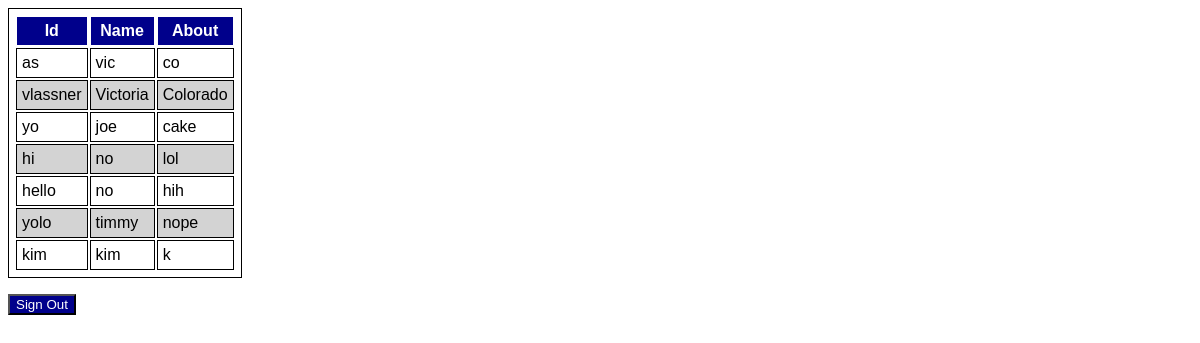
The page /users (signed in) on the database its author committed.
### app/models.py (models this page shows)
class User(db.Model, UserMixin):
    __tablename__ = 'users'
    id = db.Column(db.String, primary_key=True)
    name = db.Column(db.String)
    about = db.Column(db.String)
    passwd = db.Column(db.LargeBinary)
    passwd_hashed = db.Column(db.LargeBinary)

### app/routes.py (the view)
@app.route('/users')
@login_required
def list_users():
    users = User.query.all()
    return render_template('users.html', users=users)

### app/__init__.py (called while the page is built)
@login_manager.user_loader
def load_user(id):
    try:
        return db.session.query(User).filter(User.id==id).one()
    except:
        return None

### templates/users.html (shortened to what this page needs)
{% extends 'base.html' %}
{% block main %}
    <table>
        <tr>
            <th>Id</th>
            <th>Name</th>
            <th>About</th>
        </tr>
        {% for user in users %}
            {% if loop.index % 2 == 0 %}
                <tr class="even_row">
            {% else %}
                <tr class="odd_row">
            {% endif %}
                    <td>{{ user.id }}</td>
                    <td>{{ user.name }}</td>
                    <td>{{ user.about }}</td>
                </tr>
        {% endfor %}
    </table>
    <p />
    <button type="button" class="button" onclick=simple_action("{{ url_for('signout') }}")>Sign Out</button>
{% endblock %}

### templates/base.html (shortened to what this page needs)
<!DOCTYPE html>
<html lang="en">
<head>
    <link rel="stylesheet"  type="text/css" href="{{ url_for('.static', filename='style.css')}} ">
</head>
<body>
{% block main %}
{% endblock %}
</body>
</html>

### static/style.css (style rules this page uses)
body { font-family: Arial, Helvetica, sans-serif; font-size: medium; }
table, th, td { border: 1px solid; padding: 5px }
th { background-color: darkblue; color: white }
.odd_row { background-color: white; }
.even_row { background-color: lightgray; }
.button { background-color: darkblue; color: white; }

### rows shown on the page
User: id "as", name "vic", about "co"
User: id "vlassner", name "Victoria", about "Colorado"
User: id "yo", name "joe", about "cake"
User: id "hi", name "no", about "lol"
User: id "hello", name "no", about "hih"
User: id "yolo", name "timmy", about "nope"
User: id "kim", name "kim", about "k"
